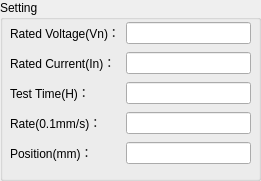
    <widget class="QGroupBox" name="groupBox_35">
     <property name="geometry">
      <rect>
       <x>70</x>
       <y>120</y>
       <width>261</width>
       <height>181</height>
      </rect>
     </property>
     <property name="font">
      <font>
       <weight>50</weight>
       <bold>false</bold>
      </font>
     </property>
     <property name="styleSheet">
      <string notr="true"/>
     </property>
     <property name="title">
      <string>Setting</string>
     </property>
     <widget class="QWidget" name="gridLayoutWidget_11">
      <property name="geometry">
       <rect>
        <x>10</x>
        <y>20</y>
        <width>241</width>
        <height>151</height>
       </rect>
      </property>
      <layout class="QGridLayout" name="gridLayout_9">
       <item row="0" column="0">
        <widget class="QLabel" name="label_41">
         <property name="styleSheet">
          <string notr="true"/>
         </property>
         <property name="text">
          <string>Rated Voltage(Vn)：</string>
         </property>
         <property name="alignment">
          <set>Qt::AlignLeading|Qt::AlignLeft|Qt::AlignVCenter</set>
         </property>
        </widget>
       </item>
       <item row="3" column="0">
        <widget class="QLabel" name="label_44">
         <property name="styleSheet">
          <string notr="true"/>
         </property>
         <property name="text">
          <string>Rate(0.1mm/s)：</string>
         </property>
         <property name="alignment">
          <set>Qt::AlignLeading|Qt::AlignLeft|Qt::AlignVCenter</set>
         </property>
        </widget>
       </item>
       <item row="4" column="0">
        <widget class="QLabel" name="label_36">
         <property name="styleSheet">
          <string notr="true"/>
         </property>
         <property name="text">
          <string>Position(mm)：</string>
         </property>
         <property name="alignment">
          <set>Qt::AlignLeading|Qt::AlignLeft|Qt::AlignVCenter</set>
         </property>
        </widget>
       </item>
       <item row="1" column="0">
        <widget class="QLabel" name="label_42">
         <property name="styleSheet">
          <string notr="true"/>
         </property>
         <property name="text">
          <string>Rated Current(In)：</string>
         </property>
         <property name="alignment">
          <set>Qt::AlignLeading|Qt::AlignLeft|Qt::AlignVCenter</set>
         </property>
        </widget>
       </item>
       <item row="2" column="0">
        <widget class="QLabel" name="label_40">
         <property name="styleSheet">
          <string notr="true"/>
         </property>
         <property name="text">
          <string>Test Time(H)：</string>
         </property>
         <property name="alignment">
          <set>Qt::AlignLeading|Qt::AlignLeft|Qt::AlignVCenter</set>
         </property>
        </widget>
       </item>
       <item row="0" column="1">
        <widget class="QLineEdit" name="lineEditVn_2">
         <property name="toolTip">
          <string>130/250/440(V)</string>
         </property>
         <property name="alignment">
          <set>Qt::AlignRight|Qt::AlignTrailing|Qt::AlignVCenter</set>
         </property>
        </widget>
       </item>
       <item row="1" column="1">
        <widget class="QLineEdit" name="lineEditIn_2">
         <property name="toolTip">
          <string>0-32(A)</string>
         </property>
         <property name="alignment">
          <set>Qt::AlignRight|Qt::AlignTrailing|Qt::AlignVCenter</set>
         </property>
        </widget>
       </item>
       <item row="2" column="1">
        <widget class="QLineEdit" name="lineEditH_2">
         <property name="toolTip">
          <string>H</string>
         </property>
         <property name="alignment">
          <set>Qt::AlignRight|Qt::AlignTrailing|Qt::AlignVCenter</set>
         </property>
        </widget>
       </item>
       <item row="3" column="1">
        <widget class="QLineEdit" name="lineEditRate_2">
         <property name="toolTip">
          <string>mm/s</string>
         </property>
         <property name="styleSheet">
          <string notr="true"/>
         </property>
         <property name="text">
          <string/>
         </property>
         <property name="maxLength">
          <number>3</number>
         </property>
         <property name="alignment">
          <set>Qt::AlignRight|Qt::AlignTrailing|Qt::AlignVCenter</set>
         </property>
        </widget>
       </item>
       <item row="4" column="1">
        <widget class="QLineEdit" name="lineEditPosition_2">
         <property name="toolTip">
          <string>mm</string>
         </property>
         <property name="text">
          <string/>
         </property>
         <property name="maxLength">
          <number>3</number>
         </property>
         <property name="alignment">
          <set>Qt::AlignRight|Qt::AlignTrailing|Qt::AlignVCenter</set>
         </property>
        </widget>
       </item>
      </layout>
     </widget>
    </widget>
